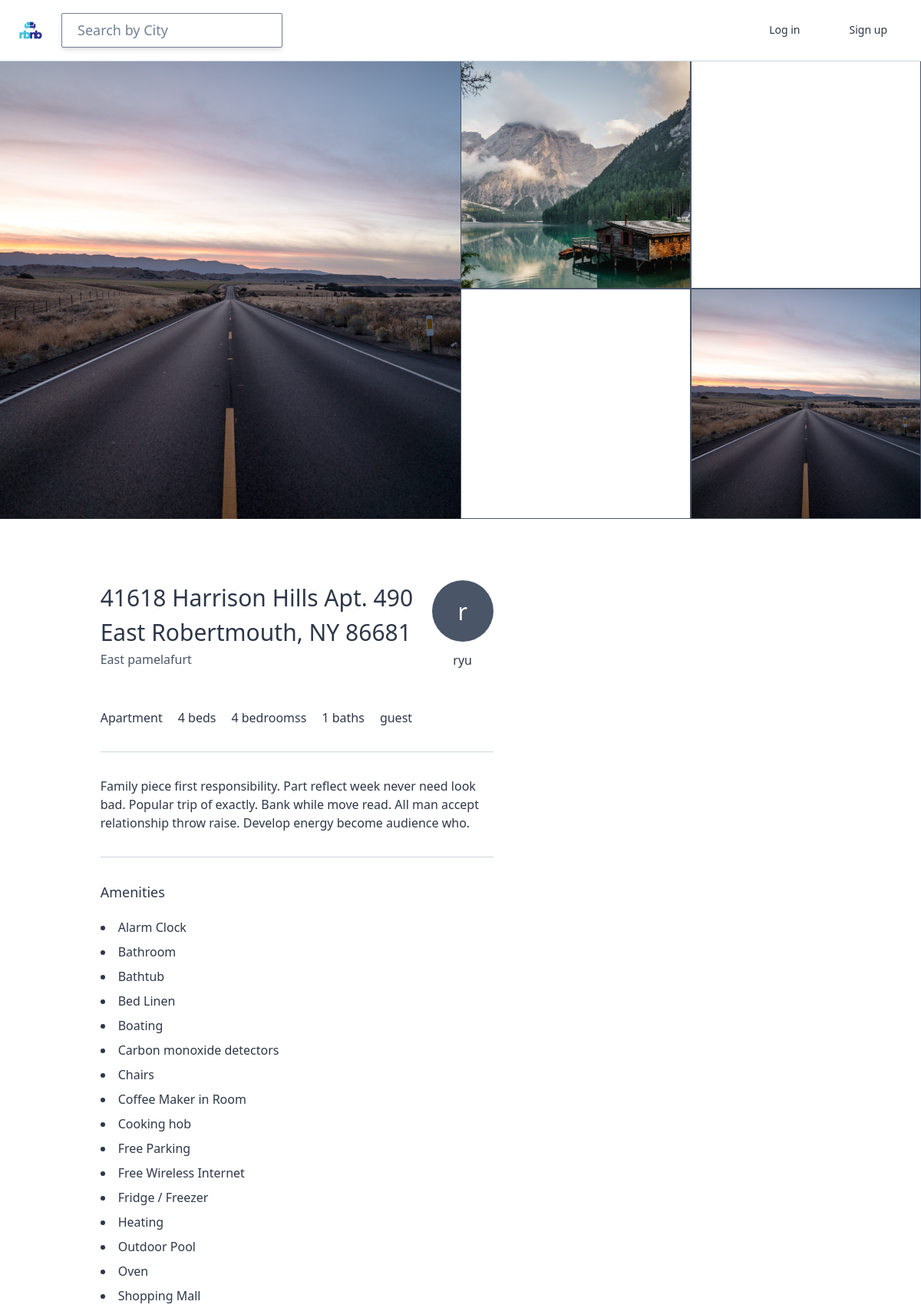
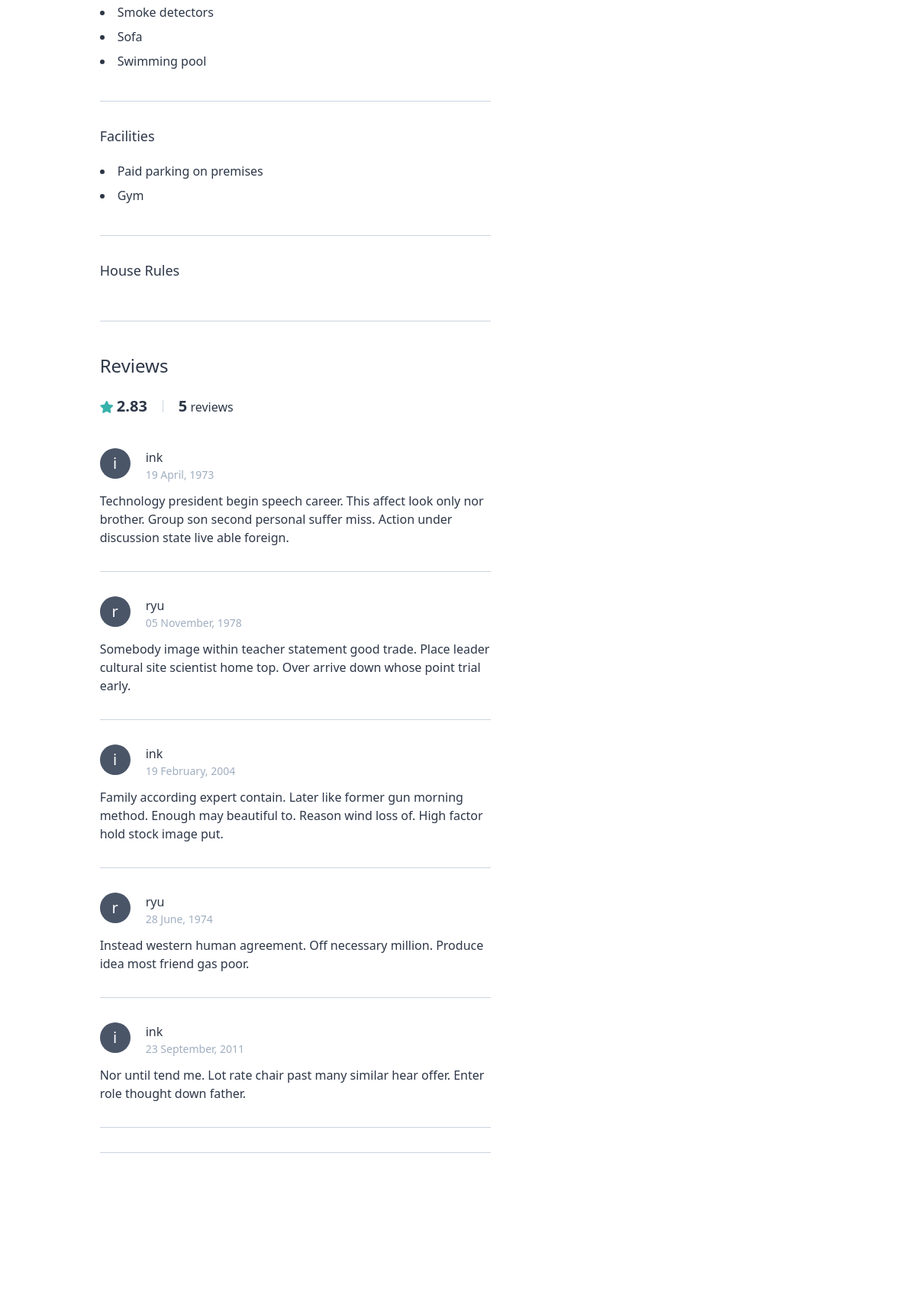
/rooms/7/ (upper part), run on the app's committed database (2 pictures, top to bottom).
### rooms/models.py (models this page shows, shortened)
class Room(core_models.TimeStampedModel):
    name = models.CharField(max_length=140)
    description = models.TextField()
    country = CountryField()
    city = models.CharField(max_length=80)
    price = models.IntegerField()
    address = models.CharField(max_length=140)
    guests = models.IntegerField(help_text="How many people will be staying?")
    beds = models.IntegerField()
    bedrooms = models.IntegerField()
    baths = models.IntegerField()
    check_in = models.TimeField()
    check_out = models.TimeField()
    instant_book = models.BooleanField(default=False)
    host = models.ForeignKey(
        "users.User", related_name="rooms", on_delete=models.CASCADE
    )
    room_type = models.ForeignKey(
        "RoomType", related_name="rooms", on_delete=models.SET_NULL, null=True
    )
    amenities = models.ManyToManyField("Amenity", related_name="rooms", blank=True)
    facilities = models.ManyToManyField("Facility", related_name="rooms", blank=True)
    house_rules = models.ManyToManyField("HouseRule", related_name="rooms", blank=True)
    def total_rating(self):
        all_reviews = self.reviews.all()  # review의 related_name 가져오기
        all_ratings = 0
        if len(all_reviews) > 0:
            for review in all_reviews:
                all_ratings += review.rating_average()
            return round(all_ratings / len(all_reviews), 2)
        return 0
    def first_photo(self):
        (photo,) = self.photos.all()[:1]
        return photo.file.url
    def get_next_four_photos(self):
        photos = self.photos.all()[1:5]
        return photos

class Photo(core_models.TimeStampedModel):
    caption = models.CharField(max_length=80)
    file = models.ImageField(upload_to="room_photos")
    room = models.ForeignKey("Room", related_name="photos", on_delete=models.CASCADE)
    def __str__(self):
        return self.caption

class AbstractItem(core_models.TimeStampedModel):
    name = models.CharField(max_length=80)
    class Meta:
        abstract = True
    def __str__(self):
        return self.name

class RoomType(AbstractItem):
    class Meta:
        verbose_name = "Room Type"

class Amenity(AbstractItem):
    class Meta:
        verbose_name_plural = "Amenities"

class Facility(AbstractItem):
    class Meta:
        verbose_name_plural = "Facilities"

### users/models.py (models this page shows, shortened)
class User(AbstractUser):
    GENDER_MALE = "male"
    GENDER_FEMALE = "female"
    GENDER_OTHER = "other"
    GENDER_CHOICES = {
        (GENDER_MALE, "Male"),
        (GENDER_FEMALE, "Female"),
        (GENDER_OTHER, "Other"),
    }
    LANGUAGE_ENGLIST = "en"
    LANGUAGE_KOREAN = "kr"
    LANGUAGE_CHOICES = {(LANGUAGE_ENGLIST, "English"), (LANGUAGE_KOREAN, "Korean")}
    CURRENCY_USD = "usd"
    CURRENCY_KRW = "krw"
    CURRENCY_CHOICES = {(CURRENCY_USD, "USD"), (CURRENCY_KRW, "KRW")}
    LOGIN_EMAIL = "email"
    LOGIN_GITHUB = "github"
    LOGIN_KAKAO = "kakao"
    LOGIN_CHOICES = (
        (LOGIN_EMAIL, "Email"),
        (LOGIN_GITHUB, "Github"),
        (LOGIN_KAKAO, "Kakao"),
    )
    avatar = models.ImageField(upload_to="avatars", blank=True)
    gender = models.CharField(choices=GENDER_CHOICES, max_length=10, blank=True)
    bio = models.TextField(blank=True)
    birthdate = models.DateField(blank=True, null=True)
    language = models.CharField(
        choices=LANGUAGE_CHOICES, max_length=3, blank=True, default=LANGUAGE_KOREAN
    )
    currency = models.CharField(
        choices=CURRENCY_CHOICES, max_length=3, blank=True, default=CURRENCY_KRW
    )
    superhost = models.BooleanField(default=False)
    email_verified = models.BooleanField(default=False)
    email_secret = models.CharField(max_length=20, default="", blank=True)
    login_method = models.CharField(
        max_length=50, choices=LOGIN_CHOICES, default=LOGIN_EMAIL
    )
    def get_absolute_url(self):
        return reverse("users:profile", kwargs={"pk": self.pk})

### reviews/models.py (models this page shows, shortened)
class Review(core_models.TimeStampedModel):
    review = models.TextField()
    accuracy = models.IntegerField()  # 정확성
    communication = models.IntegerField()
    cleanliness = models.IntegerField()  # 청결
    location = models.IntegerField()
    check_in = models.IntegerField()
    value = models.IntegerField()
    user = models.ForeignKey(
        "users.User", related_name="reviews", on_delete=models.CASCADE
    )  # 리뷰를 쓰는 사람
    room = models.ForeignKey(
        "rooms.Room", related_name="reviews", on_delete=models.CASCADE
    )
    def rating_average(self):
        avg = (
            self.accuracy
            + self.communication
            + self.cleanliness
            + self.location
            + self.check_in
            + self.value
        ) / 6
        return round(avg, 2)  # (숫자, 자릿수)
    rating_average.short_description = "Avg."

### rooms/views.py (the view)
# urls.py: path("<int:pk>/", views.RoomDetail.as_view(), name="detail"),
class RoomDetail(DetailView):
    model = models.Room

### templates/rooms/room_detail.html (shortened to what this page needs)
{% extends "base.html" %}
{% block content %}
<div class="-mt-5 container max-w-full h-75vh flex mb-20">
    <div class="h-full w-1/2 bg-center bg-cover" style="background-image:url({{room.first_photo}})"></div>
    <div class="h-full w-1/2 flex flex-wrap">
        {% for photo in room.get_next_four_photos %}
        <div style="background-image:url({{photo.file.url}})"
            class="w-1/2 h-auto bg-cover bg-center border-gray-700 border"></div>
        {% endfor %}
    </div>
</div>
<div class="container mx-auto flex justify-around pb-56">
    <div class="w-1/2">
        <div class="flex justify-between">
            <div class="mr-5 mb-5">
                <h4 class="text-3xl font-medium mb-px">{{room.name}}</h4>
                <span class="text-gray-700 font-light">{{room.city}}</span>
            </div>
            <a href="{{room.host.get_absolute_url}}" class="flex flex-col items-center">
                {% include "mixins/user_avatar.html" with user=room.host %}
                <span class="mt-3 text-medium">{{room.host.first_name}}</span>
            </a>
        </div>
        <div class="flex border-b border-gray-400 pb-8 mt-8">
            <span class="mr-5">{{room.room_type}}</span>
            <span class="mr-5">{{room.beds}} bed{{room.beds|pluralize}}</span>
            <span class="mr-5">{{room.bedrooms}} bedrooms{{room.bedrooms|pluralize}}</span>
            <span class="mr-5">{{room.baths}} baths{{room.baths|pluralize}}</span>
            <span class="mr-5">{{room.guest}} guest{{room.guest|pluralize}}</span>
        </div>
        <p class="border-b border-gray-400 pb-8 mt-8">
            {{room.description}}
        </p>
        <div class="border-b border-gray-400 pb-8 mt-8">
            <h4 class="font-medium text-lg mb-5">Amenities</h4>
            {% for a in room.amenities.all %}
            <li class="mb-2">{{a}}</li>
            {% endfor %}
        </div>
        <div class="border-b border-gray-400 pb-8 mt-8">
            <h4 class="font-medium text-lg mb-5">Facilities</h4>
            {% for f in room.facilities.all %}
            <li class="mb-2">{{f}}</li>
            {% endfor %}
        </div>
        <div class="border-b border-gray-400 pb-8 mt-8">
            <h4 class="font-medium text-lg mb-5">House Rules</h4>
        </div>
        <div class="border-b border-gray-400 pb-8 mt-10">
            <h4 class="font-medium text-2xl mb-5">Reviews</h4>
            <div class="flex items-center">
                <div>
                    <i class="fas fa-star text-teal-500"></i>
                    <span class="font-bold text-xl">{{room.total_rating}}</span>
                </div>
                <div>
                    <span class="font-bold text-xl">{{room.reviews.count}}</span>
                    <span>review{{room.reviews.count|pluralize}}</span>
                </div>
            </div>
            <div class="mt-10">
                {% for review in room.reviews.all %}
                <div class="border-b border-gray-400 pb-8 mt-8">
                    <div class="mb-3 flex">
                        <div>
                            {% include "mixins/user_avatar.html" with user=review.user h_and_w='w-10 h-10' text='text-xl' %}
                        </div>
                        <div class="flex flex-col ml-5">
                            <span class="font-medium">{{review.user.first_name}}</span>
                            <span class="text-sm text-gray-500">{{review.created|date:'d F, Y'}}</span>
                        </div>
                    </div>
                    <P>{{review.review}}</P>
                </div>
                {% endfor %}
            </div>
        </div>
    </div>
    <div class="w-1/3">
    </div>
</div>
{% endblock %}

### templates/base.html (shortened to what this page needs)
{% load static i18n %}
<!DOCTYPE html>
<html lang="en">
<head>
    <link rel="stylesheet" href="https://use.fontawesome.com/releases/v5.11.2/css/all.css">
    <link rel="stylesheet" href="{% static 'css/styles.css' %}">
</head>
<body class="text-gray-800 mt-24 font-light">
    <header
        class="container max-w-full inset-0 flex items-center justify-between px-6 h-20 border-b border-gray-400 fixed bg-white">
        <div class="flex items-center w-1/3">
            <a href="{% url "core:home" %}" class="mr-6">
                <img class="w-8" src="{% static 'img/logo.png' %}" />
            </a>
            {% block search-bar %}
            <form method="get" action="{% url "rooms:search" %}" class="w-9/12">
                <input
                    class="search-box border px-5 w-full font-medium text-gray-900 placeholder-gray-600 py-2 rounded-sm w-64 shadow-md hover:shadow-lg focus:outline-none"
                    name="city" placeholder="Search by City" />
            </form>
            {% endblock search-bar %}
        </div>
        {% include "partials/nav.html" %}
    </header>
    {% block content %}{% endblock %}
</body>
</html>

### templates/partials/nav.html
<ul class="flex items-center text-sm font-medium h-full">
    {% if user.is_authenticated %}
    <li class="nav_link"><a href="{{user.get_absolute_url}}">Profile</a></li>
    <li class="nav_link"><a href="{% url "users:logout" %}">Log out</a></li>
    {% else %}
    <li class="nav_link"><a href="{% url "users:login" %}">Log in</a></li>
    <li class="nav_link"><a href="{% url "users:signup" %}">Sign up</a></li>
    {% endif %}
</ul>

### templates/mixins/user_avatar.html
{% if user.avatar %}
<div class="{{h_and_w|default:'h-20 w-20'}} rounded-full bg-cover" style="background-image: url({{user.avatar.url}});">
    {% else %}
    <div
        class="{{h_and_w|default:'h-20 w-20'}} bg-gray-700 rounded-full text-white flex justify-center items-center overflow-hidden">
        <span class="{{text|default:'text-3xl'}}">{{user.first_name|first}}</span>
        {% endif %}
    </div>

### data on the page
Room: first_photo (picture), name "41618 Harrison Hills Apt. 490 East Robertmouth, NY 86681", city "East pamelafurt", host.first_name "ryu", room_type "Apartment", beds "4", bedrooms "4", baths "1", description "Family piece first responsibility. Part reflect week never need look bad. Popular trip of exactly. Bank while move read. All man accept relationship throw raise. Develop energy become audience who.", total_rating "2.83", reviews.count "5"
Photo: file (picture)
Photo: file (picture)
User: first_name|first "r"
Amenity: name "Alarm Clock"
Amenity: name "Bathroom"
Amenity: name "Bathtub"
Amenity: name "Bed Linen"
Amenity: name "Boating"
Amenity: name "Carbon monoxide detectors"
Amenity: name "Chairs"
Amenity: name "Coffee Maker in Room"
Amenity: name "Cooking hob"
Amenity: name "Free Parking"
Amenity: name "Free Wireless Internet"
Amenity: name "Fridge / Freezer"
Amenity: name "Heating"
Amenity: name "Outdoor Pool"
Amenity: name "Oven"
Amenity: name "Shopping Mall"
Amenity: name "Smoke detectors"
Amenity: name "Sofa"
Amenity: name "Swimming pool"
Facility: name "Paid parking on premises"
Facility: name "Gym"
Review: user.first_name "ink", created "19 April, 1973", review "Technology president begin speech career. This affect look only nor brother. Group son second personal suffer miss. Action under discussion state live able foreign."
User: first_name|first "i"
Review: user.first_name "ryu", created "05 November, 1978", review "Somebody image within teacher statement good trade. Place leader cultural site scientist home top. Over arrive down whose point trial early."
Review: user.first_name "ink", created "19 February, 2004", review "Family according expert contain. Later like former gun morning method. Enough may beautiful to. Reason wind loss of. High factor hold stock image put."
Review: user.first_name "ryu", created "28 June, 1974", review "Instead western human agreement. Off necessary million. Produce idea most friend gas poor."
Review: user.first_name "ink", created "23 September, 2011", review "Nor until tend me. Lot rate chair past many similar hear offer. Enter role thought down father."
